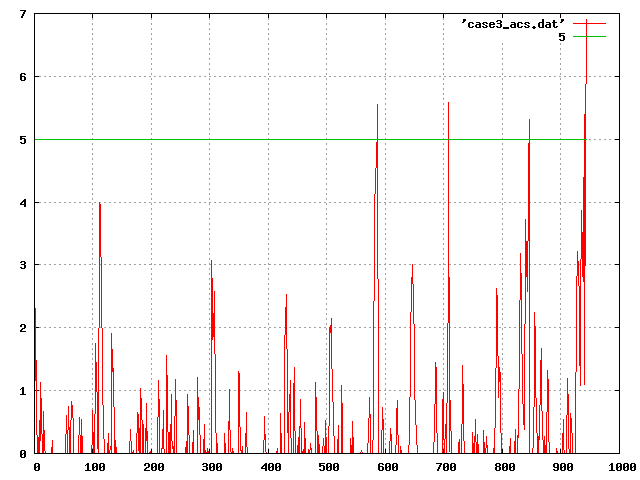

The script that saved this image:
set grid
set terminal png
set output "case3_acs.png"
plot 'case3_acs.dat' w l, 5
